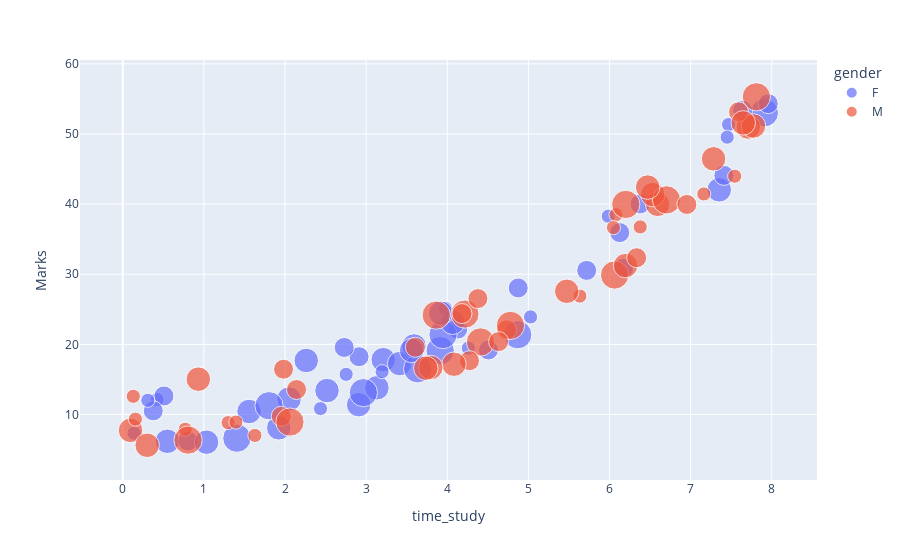

Here is the notebook cell this chart was saved with:
### Code cell
fig = px.scatter(student , x = 'time_study', y ='Marks' ,
                 color='gender',
                 size ='Tshirt_size') 

fig.show()

### Figure 1 — Plotly figure (JSON) as saved in the notebook; plotly's stock layout.template omitted (floating-point values rounded to 4 significant figures)
{"data": [{"hovertemplate": "gender=F<br>time_study=%{x}<br>Marks=%{y}<br>Tshirt_size=%{marker.size}<extra></extra>", "legendgroup": "F", "marker": {"color": "#636efa", "size": [2, 3, 4, 3, 3, 2, 3, 1, 3, 1, 2, 1, 2, 3, 2, 4, 4, 2, 3, 4, 1, 1, 3, 3, 4, 2, 2, 2, 1, 2, 1, 4, 3, 4, 3, 2, 1, 1, 2, 3, 2, 1, 3, 3, 4, 2, 2, 1, 3, 3, 1], "sizemode": "area", "sizeref": 0.01, "symbol": "circle"}, "mode": "markers", "name": "F", "orientation": "v", "showlegend": true, "type": "scatter", "x": [4.508, 3.133, 7.909, 3.211, 3.413, 6.173, 7.353, 0.423, 2.908, 4.26, 5.719, 3.977, 6.126, 2.051, 4.875, 3.635, 1.407, 0.508, 1.923, 2.966, 0.14, 2.754, 3.591, 1.557, 3.913, 4.13, 2.913, 7.641, 7.468, 0.376, 2.438, 4.869, 0.55, 3.948, 2.518, 0.803, 5.985, 7.451, 7.957, 2.262, 7.41, 3.197, 4.067, 1.033, 1.803, 6.376, 2.73, 5.027, 3.919, 3.561, 0.309], "xaxis": "x", "y": [19.2, 13.81, 53.02, 17.82, 17.26, 30.86, 42.04, 12.13, 11.4, 19.47, 30.55, 25.13, 35.94, 12.21, 28.04, 16.52, 6.623, 12.65, 8.1, 13.12, 7.336, 15.72, 19.77, 10.43, 19.11, 22.18, 18.24, 53.36, 51.34, 10.52, 10.84, 21.38, 6.185, 21.4, 13.42, 6.217, 38.28, 49.54, 54.32, 17.7, 44.1, 16.11, 23.15, 6.053, 11.25, 40.02, 19.56, 23.92, 24.45, 19.13, 12.03], "yaxis": "y"}, {"hovertemplate": "gender=M<br>time_study=%{x}<br>Marks=%{y}<br>Tshirt_size=%{marker.size}<extra></extra>", "legendgroup": "M", "marker": {"color": "#EF553B", "size": [3, 4, 4, 4, 4, 2, 1, 3, 2, 2, 1, 1, 4, 3, 3, 3, 1, 3, 3, 3, 2, 4, 3, 4, 1, 4, 1, 1, 2, 3, 3, 2, 1, 2, 3, 1, 3, 2, 1, 2, 1, 4, 2, 4, 2, 3, 3, 1, 2], "sizemode": "area", "sizeref": 0.01, "symbol": "circle"}, "mode": "markers", "name": "M", "orientation": "v", "showlegend": true, "type": "scatter", "x": [0.096, 7.811, 6.063, 4.41, 4.218, 4.274, 6.08, 7.711, 4.733, 4.378, 0.156, 1.299, 3.864, 0.932, 6.594, 4.083, 7.543, 7.283, 6.533, 7.775, 1.954, 2.061, 3.797, 4.779, 5.635, 6.703, 0.771, 6.049, 7.591, 7.649, 6.198, 3.606, 0.13, 2.142, 5.473, 1.395, 3.736, 4.633, 1.629, 6.954, 6.379, 0.805, 1.982, 6.201, 4.182, 6.471, 0.301, 7.163, 6.335], "xaxis": "x", "y": [7.734, 55.3, 29.89, 20.35, 24.32, 17.67, 38.49, 50.99, 22.07, 26.53, 9.333, 8.837, 24.17, 15.04, 39.97, 17.17, 43.98, 46.45, 41.36, 51.14, 9.742, 8.924, 16.7, 22.7, 26.88, 40.6, 7.892, 36.65, 53.16, 51.58, 31.24, 19.59, 12.59, 13.56, 27.57, 8.92, 16.61, 20.4, 7.014, 39.95, 36.75, 6.349, 16.46, 39.96, 24.39, 42.43, 5.609, 41.44, 32.36], "yaxis": "y"}], "layout": {"legend": {"itemsizing": "constant", "title": {"text": "gender"}, "tracegroupgap": 0}, "margin": {"t": 60}, "xaxis": {"anchor": "y", "domain": [0, 1], "title": {"text": "time_study"}}, "yaxis": {"anchor": "x", "domain": [0, 1], "title": {"text": "Marks"}}}}
